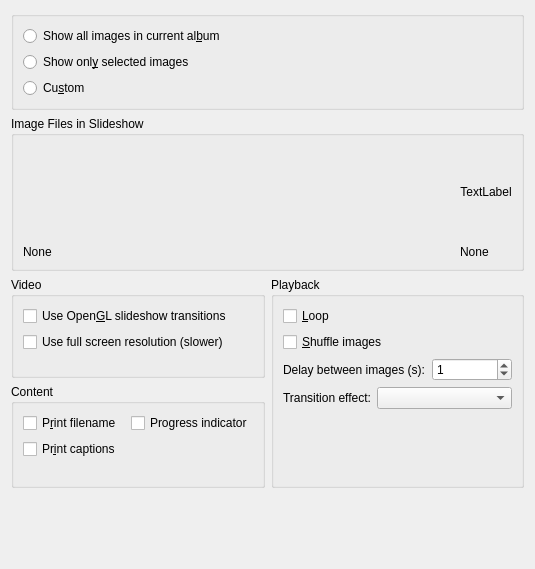
<?xml version="1.0" encoding="UTF-8"?>
<ui version="4.0">
 <class>MainDialog</class>
 <widget class="QWidget" name="MainDialog">
  <property name="geometry">
   <rect>
    <x>0</x>
    <y>0</y>
    <width>535</width>
    <height>569</height>
   </rect>
  </property>
  <layout class="QVBoxLayout" name="verticalLayout_7">
   <item>
    <widget class="QGroupBox" name="m_fileSrcButtonGroup">
     <property name="title">
      <string/>
     </property>
     <property name="checkable">
      <bool>false</bool>
     </property>
     <layout class="QVBoxLayout" name="verticalLayout_2">
      <item>
       <widget class="QRadioButton" name="m_allFilesButton">
        <property name="text">
         <string>Show all images in current al&amp;bum</string>
        </property>
       </widget>
      </item>
      <item>
       <widget class="QRadioButton" name="m_selectedFilesButton">
        <property name="text">
         <string>Show onl&amp;y selected images</string>
        </property>
       </widget>
      </item>
      <item>
       <widget class="QRadioButton" name="m_customButton">
        <property name="text">
         <string>Cu&amp;stom</string>
        </property>
       </widget>
      </item>
     </layout>
    </widget>
   </item>
   <item>
    <widget class="QGroupBox" name="m_ImagesFilesGroup">
     <property name="whatsThis">
      <string>Preview the currently selected image.</string>
     </property>
     <property name="title">
      <string>Image Files in Slideshow</string>
     </property>
     <layout class="QGridLayout" name="gridLayout_3" columnstretch="10,0">
      <item row="0" column="0">
       <widget class="QWidget" name="m_ImagesFilesListBoxContainer" native="true"/>
      </item>
      <item row="0" column="1">
       <layout class="QVBoxLayout" name="verticalLayout_6">
        <item>
         <spacer name="verticalSpacer_5">
          <property name="orientation">
           <enum>Qt::Vertical</enum>
          </property>
          <property name="sizeHint" stdset="0">
           <size>
            <width>20</width>
            <height>40</height>
           </size>
          </property>
         </spacer>
        </item>
        <item>
         <widget class="QLabel" name="m_previewLabel">
          <property name="sizePolicy">
           <sizepolicy hsizetype="Minimum" vsizetype="Minimum">
            <horstretch>0</horstretch>
            <verstretch>0</verstretch>
           </sizepolicy>
          </property>
          <property name="maximumSize">
           <size>
            <width>256</width>
            <height>256</height>
           </size>
          </property>
          <property name="text">
           <string comment="KDE::DoNotExtract">TextLabel</string>
          </property>
          <property name="alignment">
           <set>Qt::AlignCenter</set>
          </property>
         </widget>
        </item>
        <item>
         <spacer name="verticalSpacer_6">
          <property name="orientation">
           <enum>Qt::Vertical</enum>
          </property>
          <property name="sizeHint" stdset="0">
           <size>
            <width>20</width>
            <height>40</height>
           </size>
          </property>
         </spacer>
        </item>
       </layout>
      </item>
      <item row="1" column="0">
       <widget class="QLabel" name="m_label6">
        <property name="sizePolicy">
         <sizepolicy hsizetype="Expanding" vsizetype="Minimum">
          <horstretch>0</horstretch>
          <verstretch>0</verstretch>
         </sizepolicy>
        </property>
        <property name="whatsThis">
         <string>Total number of images in the portfolio and sequence duration.</string>
        </property>
        <property name="text">
         <string>None</string>
        </property>
        <property name="wordWrap">
         <bool>false</bool>
        </property>
       </widget>
      </item>
      <item row="1" column="1">
       <widget class="QLabel" name="m_label7">
        <property name="sizePolicy">
         <sizepolicy hsizetype="Minimum" vsizetype="Minimum">
          <horstretch>0</horstretch>
          <verstretch>0</verstretch>
         </sizepolicy>
        </property>
        <property name="whatsThis">
         <string>Currently selected image in the portfolio list.</string>
        </property>
        <property name="text">
         <string>None</string>
        </property>
        <property name="wordWrap">
         <bool>false</bool>
        </property>
       </widget>
      </item>
     </layout>
    </widget>
   </item>
   <item>
    <layout class="QGridLayout" name="gridLayout_2">
     <item row="1" column="0">
      <widget class="QGroupBox" name="groupBox_2">
       <property name="title">
        <string>Content</string>
       </property>
       <layout class="QVBoxLayout" name="verticalLayout_4">
        <item>
         <layout class="QHBoxLayout" name="horizontalLayout_2">
          <item>
           <widget class="QCheckBox" name="m_printNameCheckBox">
            <property name="text">
             <string>P&amp;rint filename</string>
            </property>
           </widget>
          </item>
          <item>
           <widget class="QCheckBox" name="m_printProgressCheckBox">
            <property name="text">
             <string>Progress indicator</string>
            </property>
           </widget>
          </item>
         </layout>
        </item>
        <item>
         <widget class="QCheckBox" name="m_printCommentsCheckBox">
          <property name="text">
           <string>Pr&amp;int captions </string>
          </property>
         </widget>
        </item>
        <item>
         <spacer name="verticalSpacer_2">
          <property name="orientation">
           <enum>Qt::Vertical</enum>
          </property>
          <property name="sizeHint" stdset="0">
           <size>
            <width>20</width>
            <height>17</height>
           </size>
          </property>
         </spacer>
        </item>
       </layout>
      </widget>
     </item>
     <item row="0" column="0">
      <widget class="QGroupBox" name="groupBox">
       <property name="title">
        <string>Video</string>
       </property>
       <layout class="QVBoxLayout" name="verticalLayout_3">
        <item>
         <widget class="QCheckBox" name="m_openglCheckBox">
          <property name="text">
           <string>Use Open&amp;GL slideshow transitions</string>
          </property>
         </widget>
        </item>
        <item>
         <widget class="QCheckBox" name="m_openGlFullScale">
          <property name="text">
           <string>Use full screen resolution (slower)</string>
          </property>
         </widget>
        </item>
        <item>
         <spacer name="verticalSpacer">
          <property name="orientation">
           <enum>Qt::Vertical</enum>
          </property>
          <property name="sizeHint" stdset="0">
           <size>
            <width>20</width>
            <height>14</height>
           </size>
          </property>
         </spacer>
        </item>
       </layout>
      </widget>
     </item>
     <item row="0" column="1" rowspan="2">
      <widget class="QGroupBox" name="groupBox_3">
       <property name="title">
        <string>Playback</string>
       </property>
       <layout class="QVBoxLayout" name="verticalLayout_5">
        <item>
         <widget class="QCheckBox" name="m_loopCheckBox">
          <property name="text">
           <string>&amp;Loop</string>
          </property>
         </widget>
        </item>
        <item>
         <widget class="QCheckBox" name="m_shuffleCheckBox">
          <property name="text">
           <string>&amp;Shuffle images</string>
          </property>
         </widget>
        </item>
        <item>
         <layout class="QGridLayout" name="gridLayout">
          <item row="0" column="0" colspan="2">
           <widget class="QLabel" name="m_delayLabel">
            <property name="text">
             <string>Delay between images (s):</string>
            </property>
           </widget>
          </item>
          <item row="0" column="2">
           <widget class="QSpinBox" name="m_delaySpinBox">
            <property name="sizePolicy">
             <sizepolicy hsizetype="Minimum" vsizetype="Minimum">
              <horstretch>0</horstretch>
              <verstretch>0</verstretch>
             </sizepolicy>
            </property>
            <property name="minimumSize">
             <size>
              <width>80</width>
              <height>0</height>
             </size>
            </property>
            <property name="value">
             <number>1</number>
            </property>
           </widget>
          </item>
          <item row="1" column="0">
           <widget class="QLabel" name="label_3">
            <property name="text">
             <string>Transition effect:</string>
            </property>
           </widget>
          </item>
          <item row="1" column="1" colspan="2">
           <widget class="QComboBox" name="m_effectsComboBox"/>
          </item>
         </layout>
        </item>
        <item>
         <spacer name="verticalSpacer_3">
          <property name="orientation">
           <enum>Qt::Vertical</enum>
          </property>
          <property name="sizeHint" stdset="0">
           <size>
            <width>20</width>
            <height>44</height>
           </size>
          </property>
         </spacer>
        </item>
       </layout>
      </widget>
     </item>
    </layout>
   </item>
   <item>
    <spacer name="verticalSpacer_4">
     <property name="orientation">
      <enum>Qt::Vertical</enum>
     </property>
     <property name="sizeHint" stdset="0">
      <size>
       <width>20</width>
       <height>24</height>
      </size>
     </property>
    </spacer>
   </item>
  </layout>
 </widget>
 <customwidgets>
 </customwidgets>
 <resources/>
 <connections>
  <connection>
   <sender>m_openglCheckBox</sender>
   <signal>toggled(bool)</signal>
   <receiver>m_openGlFullScale</receiver>
   <slot>setEnabled(bool)</slot>
   <hints>
    <hint type="sourcelabel">
     <x>158</x>
     <y>389</y>
    </hint>
    <hint type="destinationlabel">
     <x>65</x>
     <y>412</y>
    </hint>
   </hints>
  </connection>
 </connections>
</ui>
